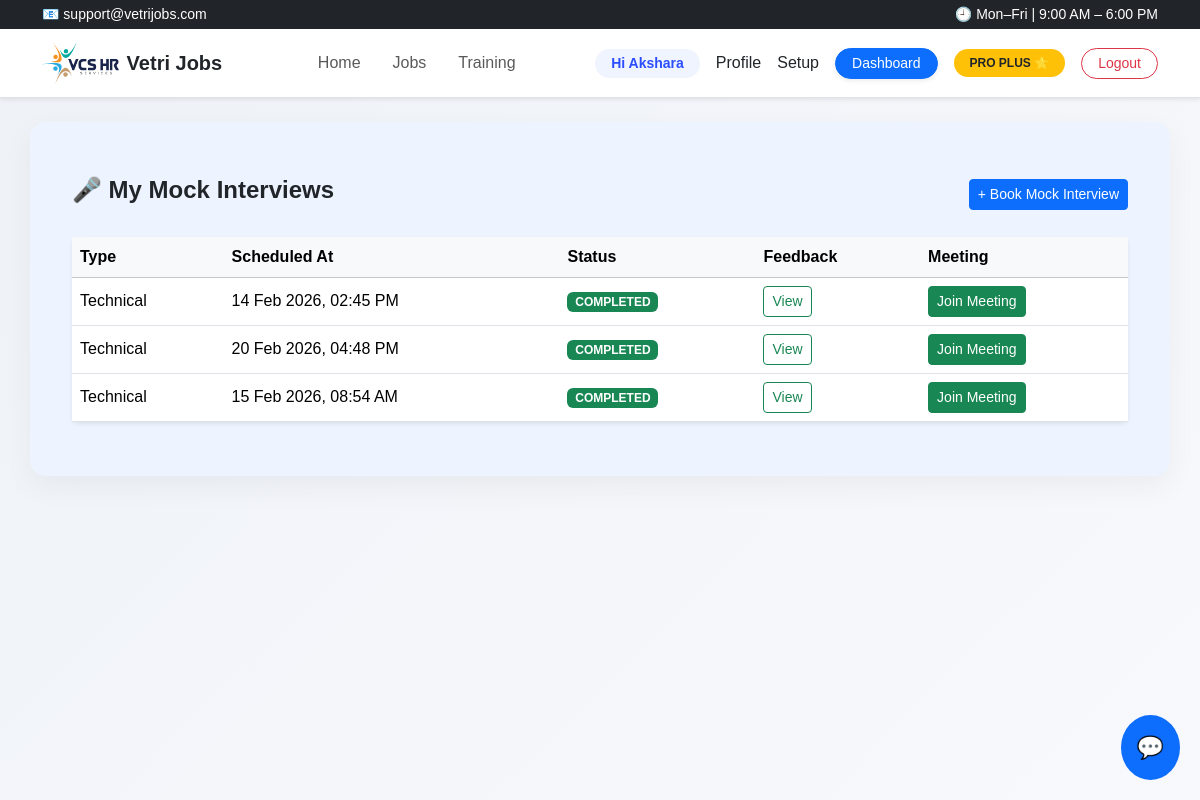
/mock-interviews/my/ (signed in), run on the app's committed database.
### mock_interviews/models.py (models this page shows, shortened)
class MockInterview(models.Model):
    INTERVIEW_TYPE_CHOICES = [
        ('TECH', 'Technical'),
        ('BEHAV', 'Behavioral'),
        ('CASE', 'Case Study'),
    ]
    STATUS_CHOICES = [
        ('PENDING', 'Pending'),      # NEW
        ('ASSIGNED', 'Assigned'),
        ('SCHEDULED', 'Scheduled'),
        ('COMPLETED', 'Completed'),
        ('CANCELLED', 'Cancelled'),
    ]
    user = models.ForeignKey(User, on_delete=models.CASCADE)
    consultant = models.ForeignKey(
        User,
        on_delete=models.SET_NULL,
        null=True,
        blank=True,
        related_name="mock_interviews_taken",
        limit_choices_to={'userprofile__role': 'CONSULTANT'}
    )
    interview_type = models.CharField(
        max_length=10,
        choices=INTERVIEW_TYPE_CHOICES
    )
    scheduled_at = models.DateTimeField()
    status = models.CharField(
        max_length=20,
        choices=STATUS_CHOICES,
        default='PENDING'
    )
    feedback = models.TextField(blank=True)
    rating = models.IntegerField(null=True, blank=True)
    created_at = models.DateTimeField(auto_now_add=True)
    completed_at = models.DateTimeField(null=True, blank=True)
    meeting_link = models.URLField(null=True, blank=True)

### mock_interviews/views.py (the view)
# urls.py: path("my/", views.my_mock_interviews, name="my_interviews"),
@login_required
def my_mock_interviews(request):
    interviews = MockInterview.objects.filter(user=request.user)
    return render(request, "mock_interviews/my_interviews.html", {
        "interviews": interviews
    })

### templates/mock_interviews/my_interviews.html (shortened to what this page needs)
{% extends "base.html" %}
{% block content %}
<div class="container my-4">
  <div class="d-flex justify-content-between align-items-center mb-4">
    <h4 class="fw-semibold">🎤 My Mock Interviews</h4>
    <a href="{% url 'mock_interviews:book' %}"
       class="btn btn-primary btn-sm">
      + Book Mock Interview
    </a>
  </div>
  {% if interviews %}
    <div class="card shadow-sm border-0">
      <div class="table-responsive">
        <table class="table align-middle mb-0">
          <thead class="table-light">
            <tr>
              <th>Type</th>
              <th>Scheduled At</th>
              <th>Status</th>
              <th>Feedback</th>
              <th>Meeting</th>
            </tr>
          </thead>
          <tbody>
            {% for interview in interviews %}
            <tr>
              <td>{{ interview.get_interview_type_display }}</td>
              <td>
                {{ interview.scheduled_at|date:"d M Y, h:i A" }}
              </td>
              <td>
                <span class="badge
                  {% if interview.status == 'COMPLETED' %}bg-success
                  {% elif interview.status == 'SCHEDULED' %}bg-primary
                  {% elif interview.status == 'PENDING' %}bg-warning text-dark
                  {% elif interview.status == 'CANCELLED' %}bg-danger
                  {% else %}bg-secondary{% endif %}">
                  {{ interview.status }}
                </span>
              </td>
              <td>
                {% if interview.feedback %}
                  <button class="btn btn-outline-success btn-sm"
                          data-bs-toggle="modal"
                          data-bs-target="#feedbackModal{{ interview.id }}">
                    View
                  </button>
                {% else %}
                  <span class="text-muted small">
                    Not available
                  </span>
                {% endif %}
              </td>
              <td>
                {% if interview.meeting_link %}
                  <a href="{{ interview.meeting_link }}"
                     target="_blank"
                     class="btn btn-success btn-sm">
                    Join Meeting
                  </a>
                {% else %}
                  <span class="text-muted small">
                    —
                  </span>
                {% endif %}
              </td>
            </tr>
            {% endfor %}
          </tbody>
        </table>
      </div>
    </div>
  {% else %}
    <div class="alert alert-info shadow-sm">
      No mock interviews booked yet.
    </div>
  {% endif %}
</div>
{% endblock %}

### templates/includes/navbar.html (shortened to what this page needs)
{% load static %}
{% load socialaccount %}
<div class="bg-dark text-white py-1 d-none d-md-block">
  <div class="container d-flex justify-content-between small">
    <span>📧 support@vetrijobs.com</span>
    <span>🕘 Mon–Fri | 9:00 AM – 6:00 PM</span>
  </div>
</div>
<nav class="navbar navbar-expand-lg navbar-light bg-white shadow-sm sticky-top py-2 border-bottom"
     style="backdrop-filter: blur(8px); background: rgba(255,255,255,0.95);">
  <div class="container">
    <a class="navbar-brand d-flex align-items-center gap-2 fw-bold text-dark"
       href="{% url 'home' %}">
      <img src="{% static 'images/logo.png' %}" alt="Logo" height="42">
      <span class="fs-5">Vetri Jobs</span>
    </a>
    <div class="collapse navbar-collapse" id="mainNavbar">
      <ul class="navbar-nav mx-auto gap-3">
        <li class="nav-item">
          <a class="nav-link fw-medium px-2
             {% if request.path == '/home/' %}text-primary border-bottom border-2 border-primary{% endif %}"
             href="{% url 'home' %}">
            Home
          </a>
        </li>
        <li class="nav-item">
          <a class="nav-link fw-medium px-2
             {% if '/jobs' in request.path %}text-primary border-bottom border-2 border-primary{% endif %}"
             href="{% url 'jobs:list' %}">
            Jobs
          </a>
        </li>
        <li class="nav-item">
          <a class="nav-link fw-medium px-2
             {% if '/training/' in request.path %}text-primary border-bottom border-2 border-primary{% endif %}"
             href="{% url 'training:home' %}">
            Training
          </a>
        </li>
      </ul>
      <div class="d-flex align-items-center gap-3">
{% if user.is_authenticated %}
  <div class="px-3 py-1 rounded-pill small fw-semibold"
       style="background:#f0f4ff; color:#2b4eff;">
    {% if user.is_authenticated %}
    Hi {{ user.first_name|title }}
{% endif %}
  </div>
  {% if user.is_superuser %}
      <a href="{% url 'dashboard:admin' %}"
         class="btn btn-outline-dark btn-sm rounded-pill px-3">
        Admin Panel
      </a>
  {% elif user.profile.role == "CONSULTANT" %}
      <a href="{% url 'mock_interviews:consultant_dashboard' %}"
         class="btn btn-outline-primary btn-sm rounded-pill px-3">
        Consultant Dashboard
      </a>
  {% else %}
      <a href="{% url 'profiles:view' %}"
         class="nav-link fw-medium">
        Profile
      </a>
      <a href="{% url 'profiles:setup' %}"
         class="nav-link fw-medium">
        Setup
      </a>
      <a href="{% url 'dashboard:user' %}"
         class="btn btn-primary btn-sm rounded-pill px-3 shadow-sm">
        Dashboard
      </a>
      {% with sub=user.subscription|default_if_none:"" %}
        {% if sub and sub.plan == "FREE" %}
          <a href="{% url 'subscriptions:plan_select' %}"
             class="btn btn-warning btn-sm fw-semibold rounded-pill px-3 shadow-sm">
            Upgrade
          </a>
        {% elif sub and sub.plan == "PRO" %}
          <span class="badge bg-success rounded-pill px-3 py-2">
            PRO ✓
          </span>
        {% elif sub and sub.plan == "PRO_PLUS" %}
          <span class="badge bg-warning text-dark rounded-pill px-3 py-2">
            PRO PLUS ⭐
          </span>
        {% else %}
          <a href="{% url 'subscriptions:plan_select' %}"
             class="btn btn-outline-primary btn-sm rounded-pill px-3">
            Choose Plan
          </a>
        {% endif %}
      {% endwith %}
  {% endif %}
  <form method="post" action="{% url 'account_logout' %}">
    <button type="submit"
            class="btn btn-outline-danger btn-sm rounded-pill px-3">
      Logout
    </button>
  </form>
{% endif %}
</div>
    </div>
  </div>
</nav>

### templates/base.html (style rules this page uses)
body { font-family: 'Poppins', sans-serif; background: linear-gradient(135deg, #eef2f7, #f8f9fc); min-height: 100vh; }

### data on the page
MockInterview: interview_type "Technical", scheduled_at "14 Feb 2026, 02:45 PM", status "COMPLETED"
MockInterview: interview_type "Technical", scheduled_at "20 Feb 2026, 04:48 PM", status "COMPLETED"
MockInterview: interview_type "Technical", scheduled_at "15 Feb 2026, 08:54 AM", status "COMPLETED"

### other printed values
{{ user.first_name|title }} "Akshara"
